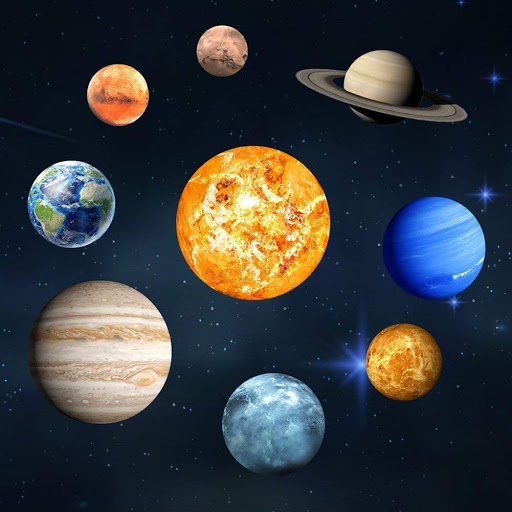
#> input picture Solarsystem.png, 512 x 512 px
$ python track.py
#> lines starting #> are read from the running program, lines starting #| are printed output that depends on the picture; after the words box and inside, x2 and y2 are one past the last pixel; in counts of white or black regions, pixels touching at a corner belong together

import numpy as np
import cv2 as cv
#img = cv.imread('Googleimage.png')
img = cv.imread('Solarsystem.png')
#> img is the input picture: shape (512, 512, 3); mean B, G, R 62.4, 59, 55.3
#img = cv.imread('salesforcelogo.png')
print(img.shape)
#| (512, 512, 3)
img = cv.cvtColor(img, cv.COLOR_BGR2GRAY)
#> img: shape (512, 512)
blur=cv.GaussianBlur(img,(15,15),0)
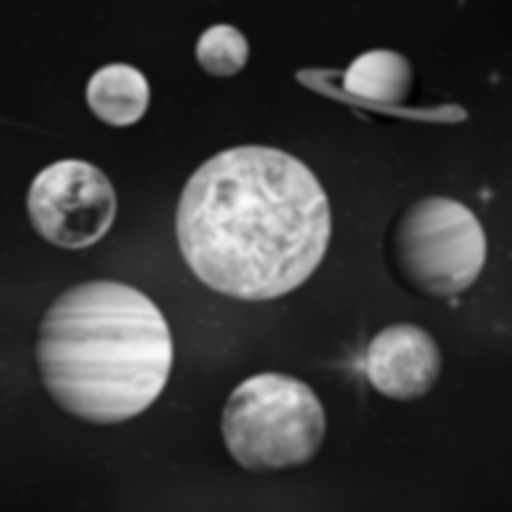
#> blur: shape (512, 512); min 1, max 250, mean 58.3
#ret, thresh = cv.threshold(blur, 127, 255, 0)
ret3,th3 = cv.threshold(blur,0,255,cv.THRESH_BINARY| cv.THRESH_OTSU)
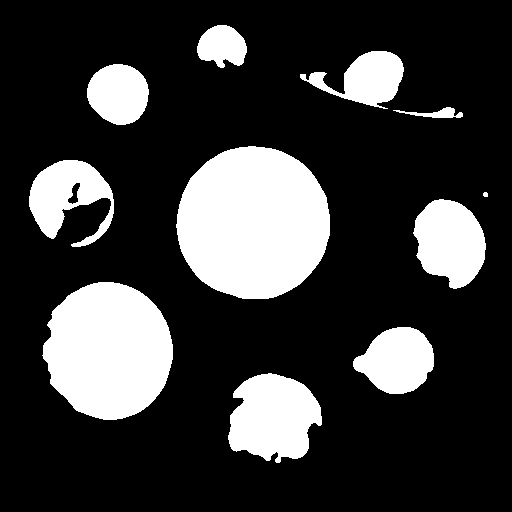
#> th3: shape (512, 512); 22.5% white; 11 white regions
#> ret3 = 96
#th2 = cv.adaptiveThreshold(blur,255,cv.ADAPTIVE_THRESH_MEAN_C,\
 #        cv.THRESH_BINARY_INV,11,1)
(contours,hierachy)=cv.findContours(th3,cv.RETR_TREE,cv.CHAIN_APPROX_SIMPLE)
#> contours = 12 contours, 1 with area under 20; largest, box (x1, y1, x2, y2) and area: (176, 146, 330, 299) 18302, (42, 282, 173, 420) 13651, (228, 373, 322, 463) 6005, (413, 199, 486, 289) 4612, (29, 160, 114, 247) 3980

cv.drawContours(blur, contours, -1, (0,255,0), 3)
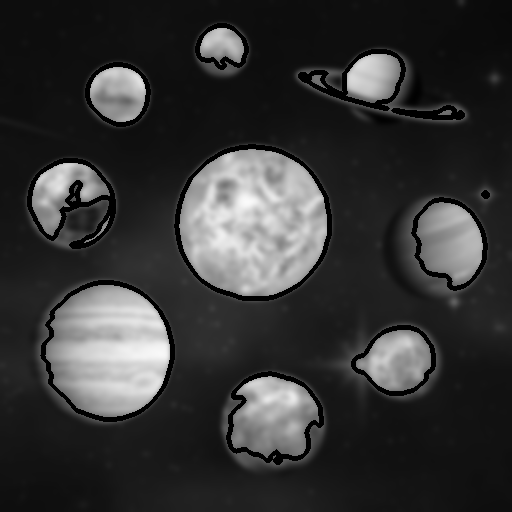
#> blur: shape (512, 512); 5.08% of pixels changed, all inside (x1, y1, x2, y2) = (27, 23, 490, 465)
c=0
for cnt in contours:

    #area=cv.contourArea(cnt) #contour area
    perimeter = cv.arcLength(cnt,True)

    if (perimeter>150):
        cv.drawContours(img,[cnt],0,(0,255,0),2)
        cv.imshow('RGB',img)
        cv.waitKey(1000)
        print(len(cnt))
        c=c+1
#> this loop made 12 passes
#> perimeter on passes 1 to 12: 358.5, 239.9, 446.4, 272, 14.24, 420.4, 61.7, 506.3, 159.6, 199.8, 344.7, 166.3
#| 148
#| 94
#| 174
#| 120
#| 194
#| 218
#| 50
#| 86
#> (further printed lines are left out)
#> pass 1, `cv.imshow('RGB',img)`:
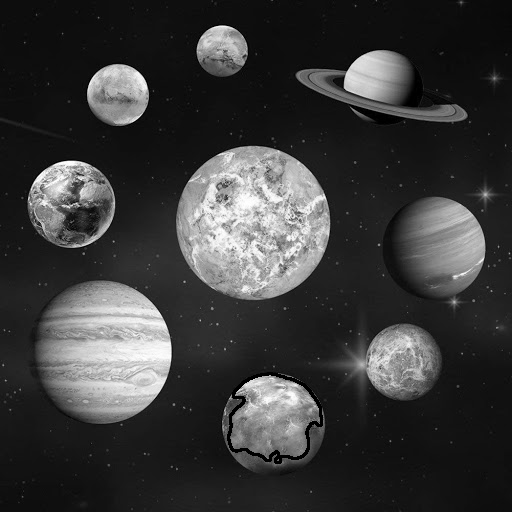
#> window 'RGB': shape (512, 512); min 0, max 255, mean 57.8
#> pass 2, `cv.imshow('RGB',img)`:
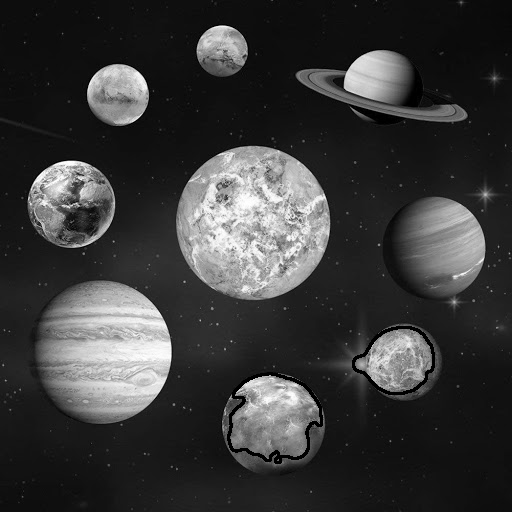
#> window 'RGB': shape (512, 512); min 0, max 255, mean 57.5
#> after the loop:
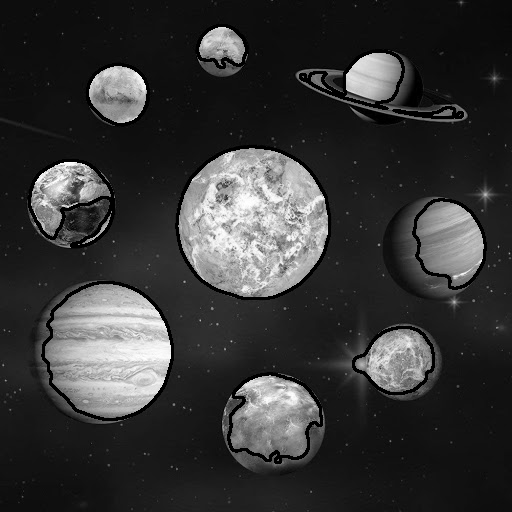
#> img: shape (512, 512); min 0, max 255, mean 54.2
#> after the loop, c = 10


(x,y),radius = cv.minEnclosingCircle(cnt)
#> x = 221.6; y = 49.4; radius = 24.83
center = (int(x),int(y))
#> center = (221, 49)
radius = int(radius)
#> radius = 24
cv.circle(img,center,radius,(0,255,0),2)
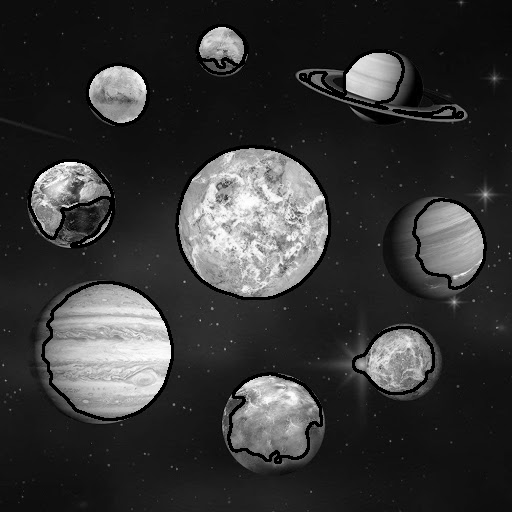
#> img: shape (512, 512); 0.06% of pixels changed, all inside (x1, y1, x2, y2) = (197, 25, 245, 75)


print("Number of objects in the  Solarsystem:"+ str(c))
#| Number of objects in the  Solarsystem:10


cv.imshow("Image",blur)

cv.waitKey(0)
cv.destroyAllWindows
